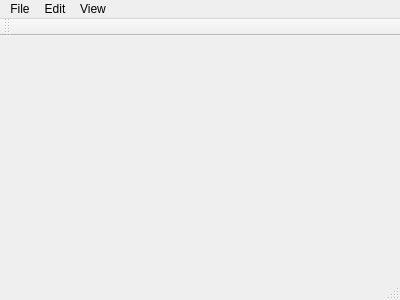
<?xml version="1.0" encoding="UTF-8"?>
<ui version="4.0">
 <class>MainWindow</class>
 <widget class="QMainWindow" name="MainWindow">
  <property name="geometry">
   <rect>
    <x>0</x>
    <y>0</y>
    <width>400</width>
    <height>300</height>
   </rect>
  </property>
  <property name="windowTitle">
   <string>MainWindow</string>
  </property>
  <widget class="QWidget" name="centralWidget"/>
  <widget class="QMenuBar" name="menuBar">
   <property name="geometry">
    <rect>
     <x>0</x>
     <y>0</y>
     <width>400</width>
     <height>21</height>
    </rect>
   </property>
   <widget class="QMenu" name="menuFile">
    <property name="title">
     <string>File</string>
    </property>
   </widget>
   <widget class="QMenu" name="menuEdit">
    <property name="title">
     <string>Edit</string>
    </property>
   </widget>
   <widget class="QMenu" name="menuView">
    <property name="title">
     <string>View</string>
    </property>
   </widget>
   <addaction name="menuFile"/>
   <addaction name="menuEdit"/>
   <addaction name="menuView"/>
  </widget>
  <widget class="QToolBar" name="mainToolBar">
   <attribute name="toolBarArea">
    <enum>TopToolBarArea</enum>
   </attribute>
   <attribute name="toolBarBreak">
    <bool>false</bool>
   </attribute>
  </widget>
  <widget class="QStatusBar" name="statusBar"/>
 </widget>
 <layoutdefault spacing="6" margin="11"/>
 <resources/>
 <connections/>
</ui>
